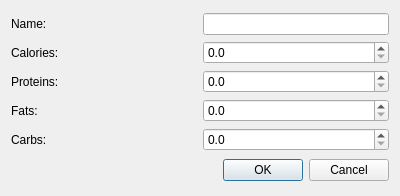
<?xml version="1.0" encoding="UTF-8"?>
<ui version="4.0">
 <class>TemporaryProductDialog</class>
 <widget class="QDialog" name="TemporaryProductDialog">
  <property name="geometry">
   <rect>
    <x>0</x>
    <y>0</y>
    <width>400</width>
    <height>196</height>
   </rect>
  </property>
  <property name="windowTitle">
   <string>Dialog</string>
  </property>
  <layout class="QVBoxLayout" name="verticalLayout">
   <item>
    <layout class="QGridLayout" name="gridLayout" columnstretch="1,1,2">
     <item row="1" column="0" colspan="2">
      <widget class="QLabel" name="label">
       <property name="text">
        <string>Calories:</string>
       </property>
      </widget>
     </item>
     <item row="2" column="0" colspan="2">
      <widget class="QLabel" name="label_2">
       <property name="text">
        <string>Proteins:</string>
       </property>
      </widget>
     </item>
     <item row="1" column="2">
      <widget class="QDoubleSpinBox" name="calories_sb">
       <property name="decimals">
        <number>1</number>
       </property>
      </widget>
     </item>
     <item row="2" column="2">
      <widget class="QDoubleSpinBox" name="proteins_sb">
       <property name="decimals">
        <number>1</number>
       </property>
      </widget>
     </item>
     <item row="3" column="0" colspan="2">
      <widget class="QLabel" name="label_3">
       <property name="text">
        <string>Fats:</string>
       </property>
      </widget>
     </item>
     <item row="4" column="0" colspan="2">
      <widget class="QLabel" name="label_4">
       <property name="text">
        <string>Carbs:</string>
       </property>
      </widget>
     </item>
     <item row="3" column="2">
      <widget class="QDoubleSpinBox" name="fats_sb">
       <property name="decimals">
        <number>1</number>
       </property>
      </widget>
     </item>
     <item row="4" column="2">
      <widget class="QDoubleSpinBox" name="carbs_sb">
       <property name="decimals">
        <number>1</number>
       </property>
      </widget>
     </item>
     <item row="0" column="2">
      <widget class="QLineEdit" name="name_le"/>
     </item>
     <item row="0" column="0" colspan="2">
      <widget class="QLabel" name="label_5">
       <property name="text">
        <string>Name:</string>
       </property>
      </widget>
     </item>
    </layout>
   </item>
   <item>
    <layout class="QHBoxLayout" name="horizontalLayout">
     <item>
      <spacer name="horizontalSpacer">
       <property name="orientation">
        <enum>Qt::Horizontal</enum>
       </property>
       <property name="sizeHint" stdset="0">
        <size>
         <width>40</width>
         <height>20</height>
        </size>
       </property>
      </spacer>
     </item>
     <item>
      <widget class="QPushButton" name="ok_button">
       <property name="text">
        <string>OK</string>
       </property>
      </widget>
     </item>
     <item>
      <widget class="QPushButton" name="cancel_button">
       <property name="text">
        <string>Cancel</string>
       </property>
      </widget>
     </item>
    </layout>
   </item>
  </layout>
 </widget>
 <resources/>
 <connections/>
</ui>
